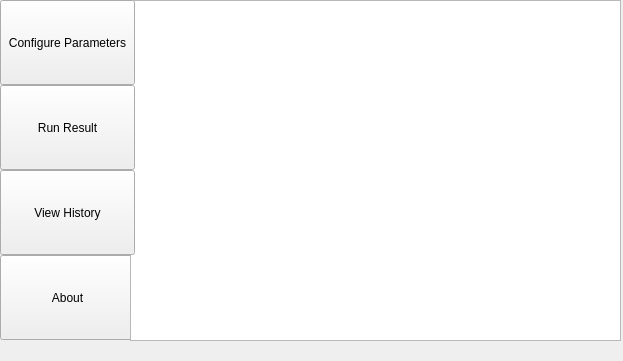
<?xml version="1.0" encoding="UTF-8"?>
<ui version="4.0">
 <class>MainWindow</class>
 <widget class="QMainWindow" name="MainWindow">
  <property name="geometry">
   <rect>
    <x>0</x>
    <y>0</y>
    <width>623</width>
    <height>361</height>
   </rect>
  </property>
  <property name="windowTitle">
   <string>MainWindow</string>
  </property>
  <property name="windowIcon">
   <iconset resource="resources.qrc">
    <normaloff>:/image/logo</normaloff>:/image/logo</iconset>
  </property>
  <widget class="QWidget" name="centralWidget">
   <widget class="QPushButton" name="AboutButton">
    <property name="geometry">
     <rect>
      <x>0</x>
      <y>255</y>
      <width>135</width>
      <height>85</height>
     </rect>
    </property>
    <property name="font">
     <font>
      <family>Microsoft YaHei UI</family>
     </font>
    </property>
    <property name="text">
     <string>About</string>
    </property>
    <property name="default">
     <bool>false</bool>
    </property>
    <property name="flat">
     <bool>false</bool>
    </property>
   </widget>
   <widget class="QTextBrowser" name="textBrowser">
    <property name="geometry">
     <rect>
      <x>130</x>
      <y>0</y>
      <width>491</width>
      <height>341</height>
     </rect>
    </property>
   </widget>
   <widget class="QPushButton" name="ConfigButton">
    <property name="geometry">
     <rect>
      <x>0</x>
      <y>0</y>
      <width>135</width>
      <height>85</height>
     </rect>
    </property>
    <property name="font">
     <font>
      <family>Microsoft YaHei UI</family>
      <pointsize>9</pointsize>
     </font>
    </property>
    <property name="text">
     <string>Configure Parameters</string>
    </property>
    <property name="checkable">
     <bool>false</bool>
    </property>
    <property name="default">
     <bool>false</bool>
    </property>
    <property name="flat">
     <bool>false</bool>
    </property>
   </widget>
   <widget class="QPushButton" name="HistoryButton">
    <property name="geometry">
     <rect>
      <x>0</x>
      <y>170</y>
      <width>135</width>
      <height>85</height>
     </rect>
    </property>
    <property name="font">
     <font>
      <family>Microsoft YaHei UI</family>
     </font>
    </property>
    <property name="text">
     <string>View History</string>
    </property>
    <property name="flat">
     <bool>false</bool>
    </property>
   </widget>
   <widget class="QPushButton" name="ResultButton">
    <property name="geometry">
     <rect>
      <x>0</x>
      <y>85</y>
      <width>135</width>
      <height>85</height>
     </rect>
    </property>
    <property name="font">
     <font>
      <family>Microsoft YaHei UI</family>
      <pointsize>9</pointsize>
     </font>
    </property>
    <property name="text">
     <string>Run Result</string>
    </property>
    <property name="flat">
     <bool>false</bool>
    </property>
   </widget>
  </widget>
  <widget class="QMenuBar" name="menuBar">
   <property name="geometry">
    <rect>
     <x>0</x>
     <y>0</y>
     <width>623</width>
     <height>22</height>
    </rect>
   </property>
  </widget>
 </widget>
 <layoutdefault spacing="6" margin="11"/>
 <resources>
  <include location="resources.qrc"/>
 </resources>
 <connections/>
</ui>
